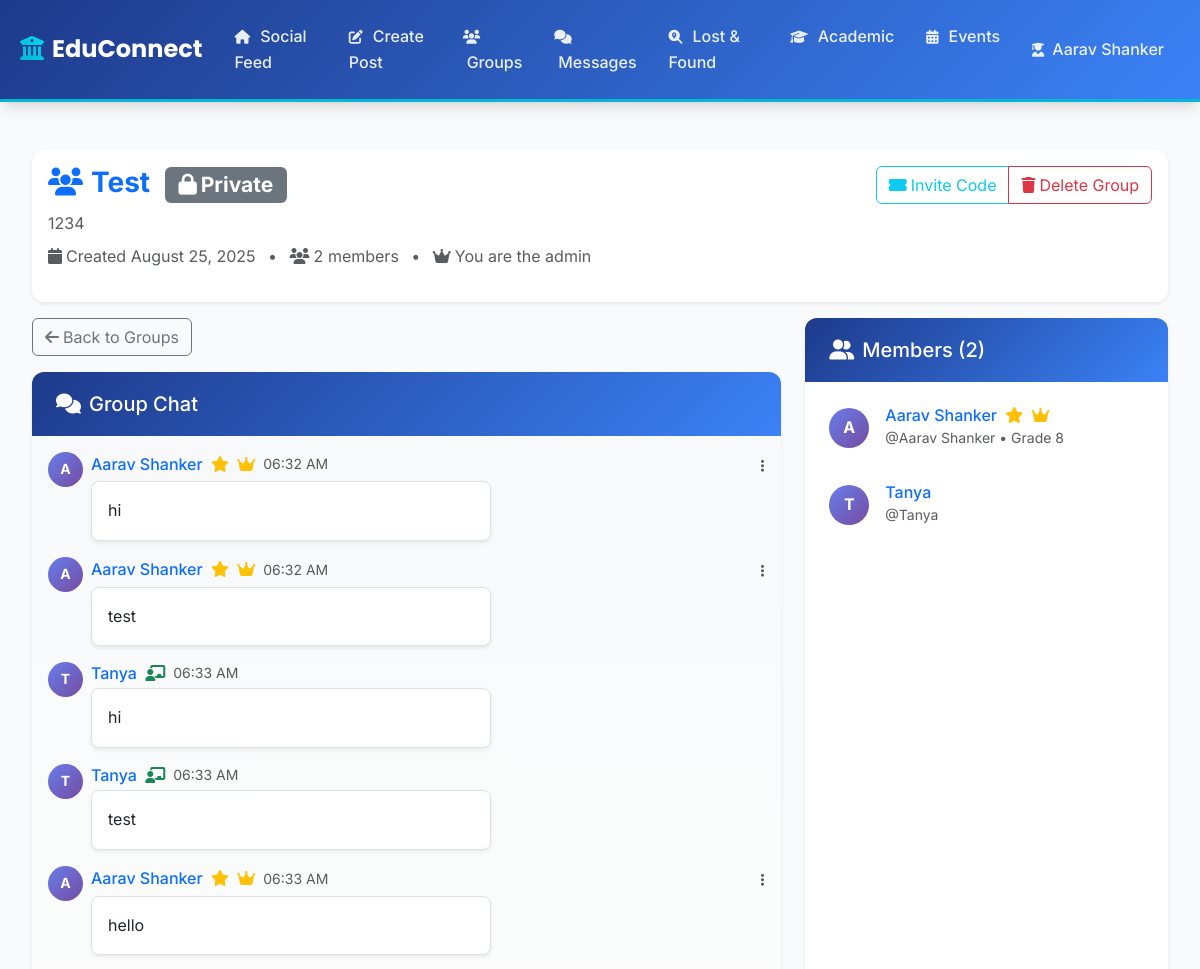
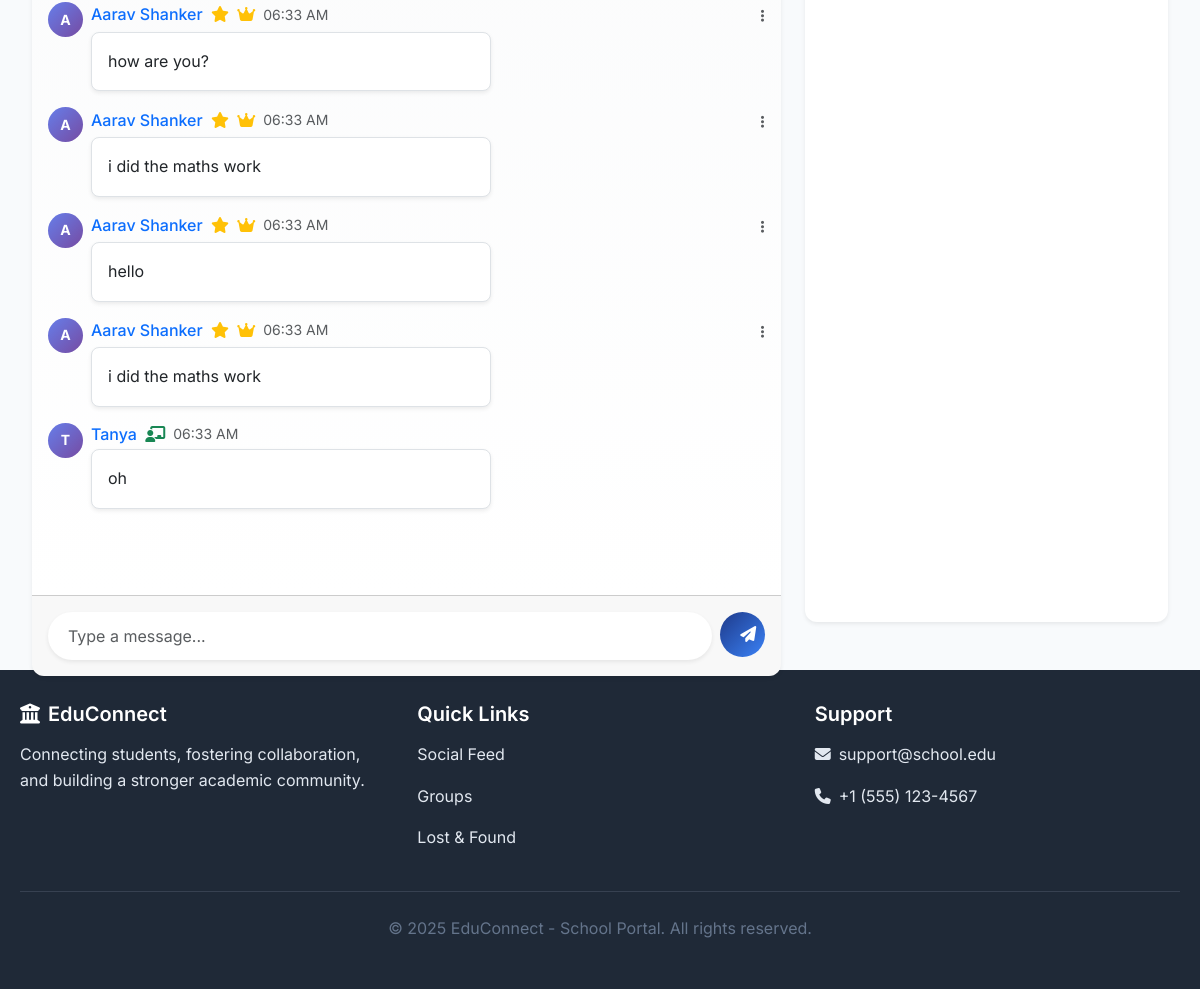
The page /group/1 (signed in) on the database its author committed (2 pictures, top to bottom).
### models.py (models this page shows, shortened)
class Group(db.Model):
    id = db.Column(db.Integer, primary_key=True)
    name = db.Column(db.String(100), nullable=False)
    description = db.Column(db.Text, default='')
    is_private = db.Column(db.Boolean, default=False, nullable=False)
    invite_code = db.Column(db.String(20), unique=True, nullable=True)
    date_created = db.Column(db.DateTime, default=get_ist_now)
    admin_id = db.Column(db.Integer, db.ForeignKey('user.id'), nullable=False)
    memberships = db.relationship('GroupMembership', backref='group', lazy='select', cascade='all, delete-orphan')
    def get_member_count(self):
        return GroupMembership.query.filter_by(group_id=self.id).count()
    def is_member(self, user):
        if not user:
            return False
        return GroupMembership.query.filter_by(group_id=self.id, user_id=user.id).first() is not None

class GroupMessage(db.Model):
    id = db.Column(db.Integer, primary_key=True)
    group_id = db.Column(db.Integer, db.ForeignKey('group.id'), nullable=False)
    user_id = db.Column(db.Integer, db.ForeignKey('user.id'), nullable=False)
    content = db.Column(db.Text, nullable=False)
    date_sent = db.Column(db.DateTime, default=get_ist_now)
    is_edited = db.Column(db.Boolean, default=False, nullable=False)
    date_edited = db.Column(db.DateTime)
    group = db.relationship('Group', backref='messages', lazy='select')
    user = db.relationship('User', backref='sent_group_messages', lazy='select')

class User(db.Model):
    id = db.Column(db.Integer, primary_key=True)
    username = db.Column(db.String(64), unique=True, nullable=False)
    email = db.Column(db.String(120), unique=True, nullable=False)
    password_hash = db.Column(db.String(256), nullable=False)
    full_name = db.Column(db.String(100), nullable=False)
    bio = db.Column(db.Text, default='')
    is_admin = db.Column(db.Boolean, default=False, nullable=False)
    is_teacher = db.Column(db.Boolean, default=False, nullable=False)
    is_prefect = db.Column(db.Boolean, default=False, nullable=False)
    is_parent = db.Column(db.Boolean, default=False, nullable=False)  # New field for parents
    house = db.Column(db.String(20), nullable=True)  # St. Patrick, St. Raphael, St. Nicolas, St. Michael
    grade_level = db.Column(db.String(20))
    section = db.Column(db.String(1), nullable=True)  # A-I sections for both students and teachers
    subject_taught = db.Column(db.String(50), nullable=True)  # For teachers
    class_teacher_grade = db.Column(db.String(20), nullable=True)  # Grade this teacher is class teacher of
    class_teacher_section = db.Column(db.String(1), nullable=True)  # Section this teacher is class teacher of
    points = db.Column(db.Integer, default=12, nullable=False)  # Student points system - default 12
    is_limited = db.Column(db.Boolean, default=False, nullable=False)  # Limitation status
    limit_reason = db.Column(db.Text)  # Reason for limitation
    limit_start_date = db.Column(db.DateTime)  # When limitation started
    limit_end_date = db.Column(db.DateTime)  # When limitation expires (None for permanent)
    limited_by_id = db.Column(db.Integer, db.ForeignKey('user.id'))  # Admin who applied limitation
    date_created = db.Column(db.DateTime, default=get_ist_now)
    posts = db.relationship('Post', backref='author', lazy='select', cascade='all, delete-orphan')
    comments = db.relationship('Comment', backref='author', lazy='select', cascade='all, delete-orphan')
    likes = db.relationship('Like', backref='user', lazy='select', cascade='all, delete-orphan')
    sent_messages = db.relationship('DirectMessage', foreign_keys='DirectMessage.sender_id', backref='sender', lazy='select', cascade='all, delete-orphan')
    received_messages = db.relationship('DirectMessage', foreign_keys='DirectMessage.receiver_id', backref='receiver', lazy='select', cascade='all, delete-orphan')
    created_groups = db.relationship('Group', foreign_keys='Group.admin_id', backref='admin', lazy='select')
    group_memberships = db.relationship('GroupMembership', backref='user', lazy='select', cascade='all, delete-orphan')
    children_relations = db.relationship('ParentChild', foreign_keys='ParentChild.parent_id', backref='parent', lazy='select', cascade='all, delete-orphan')
    parent_relations = db.relationship('ParentChild', foreign_keys='ParentChild.child_id', backref='child', lazy='select', cascade='all, delete-orphan')
    limited_by = db.relationship('User', foreign_keys=[limited_by_id], remote_side=[id], backref='users_limited')
    @property
    def unread_message_count(self):
        return DirectMessage.query.filter_by(receiver_id=self.id, is_read=False).count()
    def is_limited_currently(self):
        if not self.is_limited:
            return False

### routes.py (the view)
@app.route('/group/<int:group_id>')
def view_group(group_id):
    if 'user_id' not in session:
        flash('Please log in to view groups.', 'error')
        return redirect(url_for('login'))
    group = Group.query.options(joinedload(Group.admin)).get_or_404(group_id)
    current_user = User.query.get(session['user_id'])
    if group.is_private and not group.is_member(current_user) and not current_user.is_admin:
        flash('This is a private group. You need an invite code to join.', 'error')
        return redirect(url_for('groups'))
    members_query = GroupMembership.query\
        .filter_by(group_id=group.id)\
        .options(joinedload(GroupMembership.user))\
        .all()
    members = [membership.user for membership in members_query]
    page = request.args.get('page', 1, type=int)
    per_page = 30  # Show 30 messages per page
    messages_pagination = GroupMessage.query\
        .filter_by(group_id=group.id)\
        .options(joinedload(GroupMessage.user))\
        .order_by(GroupMessage.date_sent.desc())\
        .paginate(page=page, per_page=per_page, error_out=False)
    group_messages = list(reversed(messages_pagination.items))
    unread_count = current_user.unread_message_count
    return render_template('view_group.html',
                         group=group,
                         members=members,
                         group_messages=group_messages,
                         pagination=messages_pagination,
                         current_user=current_user,
                         is_admin=(group.admin_id == current_user.id),
                         unread_messages=unread_count)

### templates/view_group.html (shortened to what this page needs)
{% extends "base.html" %}
{% block content %}
<div class="container-fluid h-100">
    <div class="row">
        <div class="col-12">
            <div class="card mb-3 shadow-sm">
            <div class="card-body">
                <div class="d-flex justify-content-between align-items-start mb-3">
                    <div>
                        <h1 class="h3 fw-bold text-primary mb-2">
                            <i class="fas fa-users me-2"></i>{{ group.name }}
                            {% if group.is_private %}
                                <span class="badge bg-secondary ms-2">
                                    <i class="fas fa-lock me-1"></i>Private
                                </span>
                            {% else %}
                                <span class="badge bg-success ms-2">
                                    <i class="fas fa-globe me-1"></i>Public
                                </span>
                            {% endif %}
                        </h1>
                        {% if group.description %}
                            <p class="text-muted mb-2">{{ group.description }}</p>
                        {% endif %}
                        <div class="text-muted">
                            <i class="fas fa-calendar me-1"></i>Created {{ group.date_created.strftime('%B %d, %Y') }}
                            <span class="mx-2">•</span>
                            <i class="fas fa-users me-1"></i>{{ group.get_member_count() }} members
                            {% if is_admin %}
                                <span class="mx-2">•</span>
                                <i class="fas fa-crown me-1"></i>You are the admin
                            {% endif %}
                        </div>
                    </div>
                    <div class="btn-group" role="group">
                        {% if is_admin %}
                            <button type="button" class="btn btn-outline-info" data-bs-toggle="modal" data-bs-target="#inviteCodeModal">
                                <i class="fas fa-ticket-alt me-1"></i>Invite Code
                            </button>
                            <button type="button" class="btn btn-outline-danger" data-bs-toggle="modal" data-bs-target="#deleteGroupModal">
                                <i class="fas fa-trash me-1"></i>Delete Group
                            </button>
                        {% else %}
                            <a href="{{ url_for('leave_group', group_id=group.id) }}" class="btn btn-outline-warning"
                               onclick="return confirm('Are you sure you want to leave this group?')">
                                <i class="fas fa-sign-out-alt me-1"></i>Leave Group
                            </a>
                        {% endif %}
                    </div>
                </div>
            </div>
        </div>
        </div>
    </div>
    <div class="row h-100" style="min-height: 70vh;">
        <div class="col-lg-8">
            <div class="mb-3">
                <a href="{{ url_for('groups') }}" class="btn btn-outline-secondary">
                    <i class="fas fa-arrow-left me-1"></i>Back to Groups
                </a>
            </div>
            <div class="card shadow-sm h-100" id="chatSection">
                <div class="card-header bg-primary text-white">
                    <h5 class="mb-0">
                        <i class="fas fa-comments me-2"></i>Group Chat
                    </h5>
                </div>
                <div class="card-body overflow-auto p-3" id="chatContainer" style="height: calc(100% - 120px); background: linear-gradient(to bottom, #f8f9fa, #ffffff);">
                {% if group_messages %}
                    {% for message in group_messages %}
                    <div class="d-flex mb-3">
                        <div class="avatar-circle-sm me-2 flex-shrink-0">
                            {{ message.user.full_name[0].upper() }}
                        </div>
                        <div class="flex-grow-1">
                            <div class="d-flex align-items-center mb-1">
                                <h6 class="mb-0 me-2">
                                    <a href="{{ url_for('view_user_profile', username=message.user.username) }}"
                                       class="text-decoration-none">
                                        {{ message.user.full_name }}
                                    </a>
                                    {% if message.user.is_admin %}
                                        <i class="fas fa-crown text-danger ms-1" title="Admin"></i>
                                    {% elif message.user.is_teacher %}
                                        <i class="fas fa-chalkboard-teacher text-success ms-1" title="Teacher"></i>
                                    {% elif message.user.is_prefect %}
                                        <i class="fas fa-star text-warning ms-1" title="Prefect"></i>
                                    {% endif %}
                                    {% if message.user.id == group.admin_id %}
                                        <i class="fas fa-crown text-warning ms-1" title="Group Admin"></i>
                                    {% endif %}
                                </h6>
                                <small class="text-muted">
                                    {{ message.date_sent.strftime('%I:%M %p') }}
                                </small>
                                {% if message.user_id == session.user_id or (current_user.is_prefect and not (message.user.is_admin or message.user.is_teacher)) or current_user.is_admin or current_user.is_teacher %}
                                <div class="dropdown ms-auto">
                                    <button class="btn btn-sm btn-link text-muted p-0" type="button" data-bs-toggle="dropdown">
                                        <i class="fas fa-ellipsis-v"></i>
                                    </button>
                                </div>
                                {% endif %}
                            </div>
                            <div class="bg-white rounded-3 p-3 shadow-sm border" style="max-width: 400px;">
                                <p class="mb-0" id="message-content-{{ message.id }}">{{ message.content }}</p>
                            </div>
                        </div>
                    </div>
                    {% endfor %}
                {% else %}
                    <div class="text-center py-4">
                        <i class="fas fa-comment-slash fa-3x text-muted mb-3"></i>
                        <p class="text-muted">No messages yet. Start the conversation!</p>
                    </div>
                {% endif %}
            </div>
                <div class="card-footer p-3">
                    <form method="POST" action="{{ url_for('send_group_message', group_id=group.id) }}">
                        <div class="input-group">
                            <input type="text" class="form-control border-0 rounded-pill shadow-sm" name="content"
                                   placeholder="Type a message..." required style="padding: 12px 20px;">
                            <button type="submit" class="btn btn-primary rounded-circle ms-2" style="width: 45px; height: 45px;">
                                <i class="fas fa-paper-plane"></i>
                            </button>
                        </div>
                    </form>
                </div>
            </div>
        </div>
        <div class="col-lg-4">
            <div class="card shadow-sm h-100" id="membersSection">
                <div class="card-header bg-secondary text-white">
                    <h5 class="mb-0">
                        <i class="fas fa-user-friends me-2"></i>Members ({{ members|length }})
                    </h5>
                </div>
                <div class="card-body overflow-auto">
                {% if members %}
                    {% for member in members %}
                    <div class="d-flex align-items-center mb-3 p-2 rounded hover-bg">
                        <div class="avatar-circle me-3">
                            {{ member.full_name[0].upper() }}
                        </div>
                        <div class="flex-grow-1">
                            <h6 class="mb-0">
                                <a href="{{ url_for('view_user_profile', username=member.username) }}"
                                   class="text-decoration-none">
                                    {{ member.full_name }}
                                </a>
                                {% if member.is_prefect %}
                                    <i class="fas fa-star text-warning ms-1" title="Prefect"></i>
                                {% endif %}
                                {% if member.id == group.admin_id %}
                                    <i class="fas fa-crown text-warning ms-1" title="Group Admin"></i>
                                {% endif %}
                            </h6>
                            <small class="text-muted">
                                @{{ member.username }}
                                {% if member.grade_level %}
                                    • Grade {{ member.grade_level }}
                                {% endif %}
                            </small>
                        </div>
                    </div>
                    {% endfor %}
                {% else %}
                    <div class="text-center py-4">
                        <i class="fas fa-user-slash fa-3x text-muted mb-3"></i>
                        <p class="text-muted">No members in this group yet.</p>
                    </div>
                {% endif %}
                </div>
            </div>
        </div>
    </div>
</div>
{% endblock %}

### rows shown on the page
Group: name "Test", description "1234", date_created "August 25, 2025"
GroupMessage: user "A", user.full_name "Aarav Shanker", date_sent "06:32 AM", content "hi"
GroupMessage: user "A", user.full_name "Aarav Shanker", date_sent "06:32 AM", content "test"
GroupMessage: user "T", user.full_name "Tanya", date_sent "06:33 AM", content "hi"
GroupMessage: user "T", user.full_name "Tanya", date_sent "06:33 AM", content "test"
GroupMessage: user "A", user.full_name "Aarav Shanker", date_sent "06:33 AM", content "hello"
GroupMessage: user "A", user.full_name "Aarav Shanker", date_sent "06:33 AM", content "how are you?"
GroupMessage: user "A", user.full_name "Aarav Shanker", date_sent "06:33 AM", content "i did the maths work"
GroupMessage: user "A", user.full_name "Aarav Shanker", date_sent "06:33 AM", content "hello"
GroupMessage: user "A", user.full_name "Aarav Shanker", date_sent "06:33 AM", content "i did the maths work"
GroupMessage: user "T", user.full_name "Tanya", date_sent "06:33 AM", content "oh"
User: full_name "A", full_name "Aarav Shanker", is_prefect True (drawn), username "Aarav Shanker", grade_level "8"
User: full_name "T", full_name "Tanya", username "Tanya"

### other values the page prints
{{ session.username }} "Aarav Shanker"
{{ group.get_member_count() }} "2"
{{ members|length }} "2"
